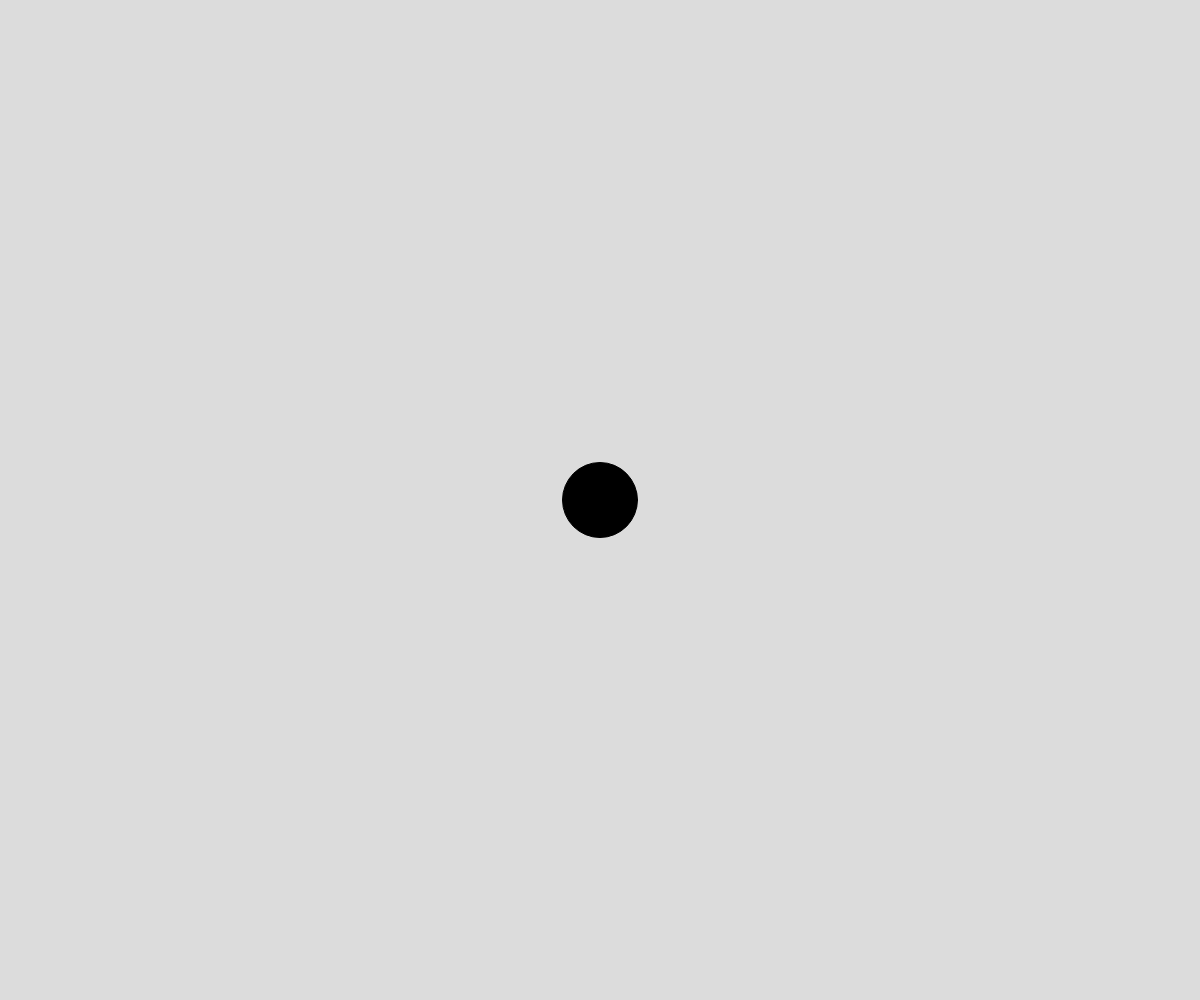
Frame 1 (no input)
Frame 60 (no input): identical to frame 1, image omitted
Frame 120 (the mouse pressed at the canvas centre since frame 60): identical to frame 1, image omitted

The p5.js sketch that drew this single still picture (run headless with seeded random() and noise() and a simulated clock; from frame 60 on, the mouse is pressed at the canvas centre):

// p5.js sketch
// ── sketch.js
//projectile demo

let bullets = [];
let playerX; 
let playerY;

function setup() {
 createCanvas(windowWidth, windowHeight);
 playerX = width/2;
 playerY = height/2;
}

function draw() {
  background(220);
  displayPlayer();
  // handlebulets();
}

function displayPlayer(){
  fill("black");
  ellipse(playerX, playerY, 75, 75);
}
